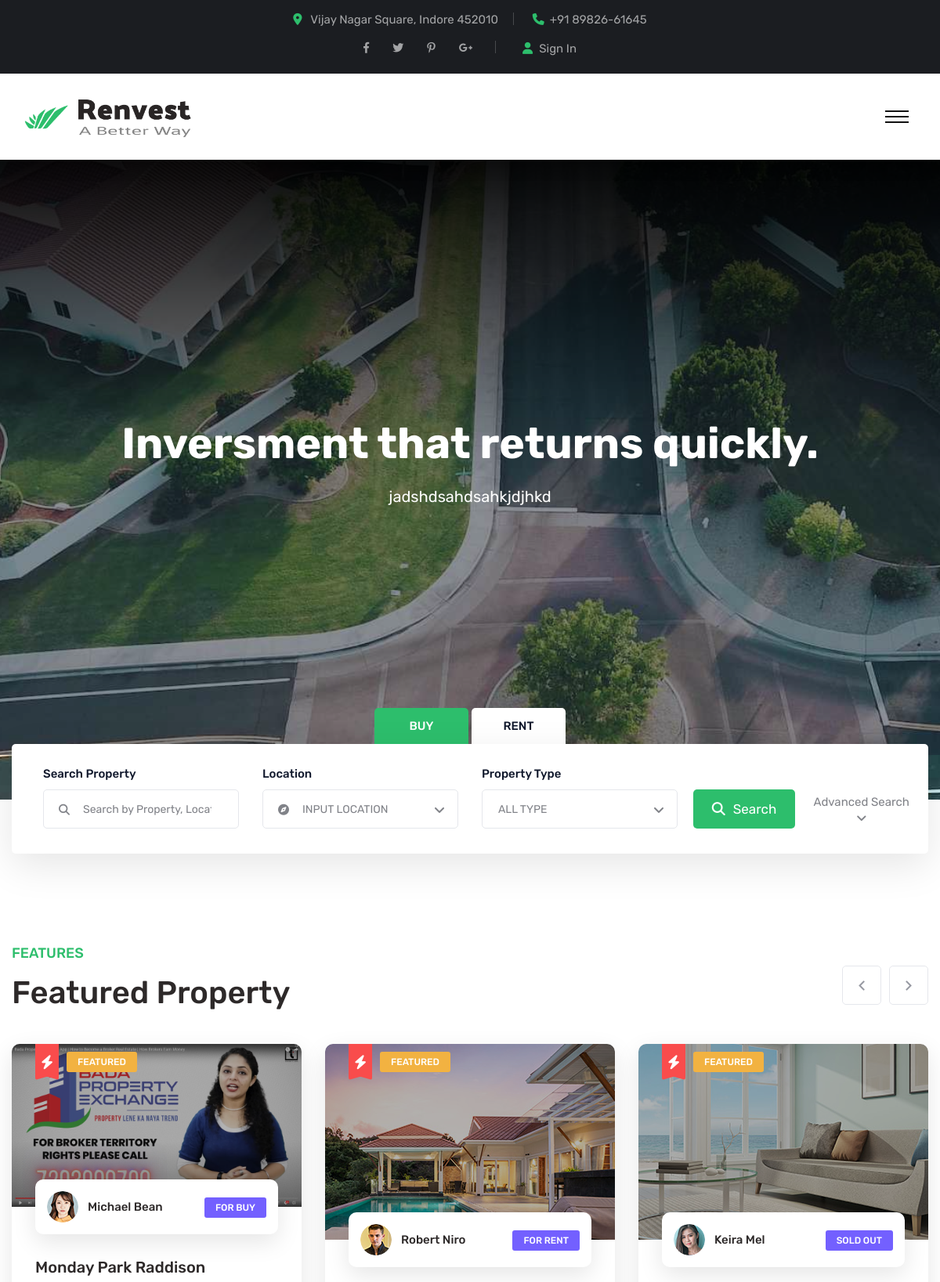
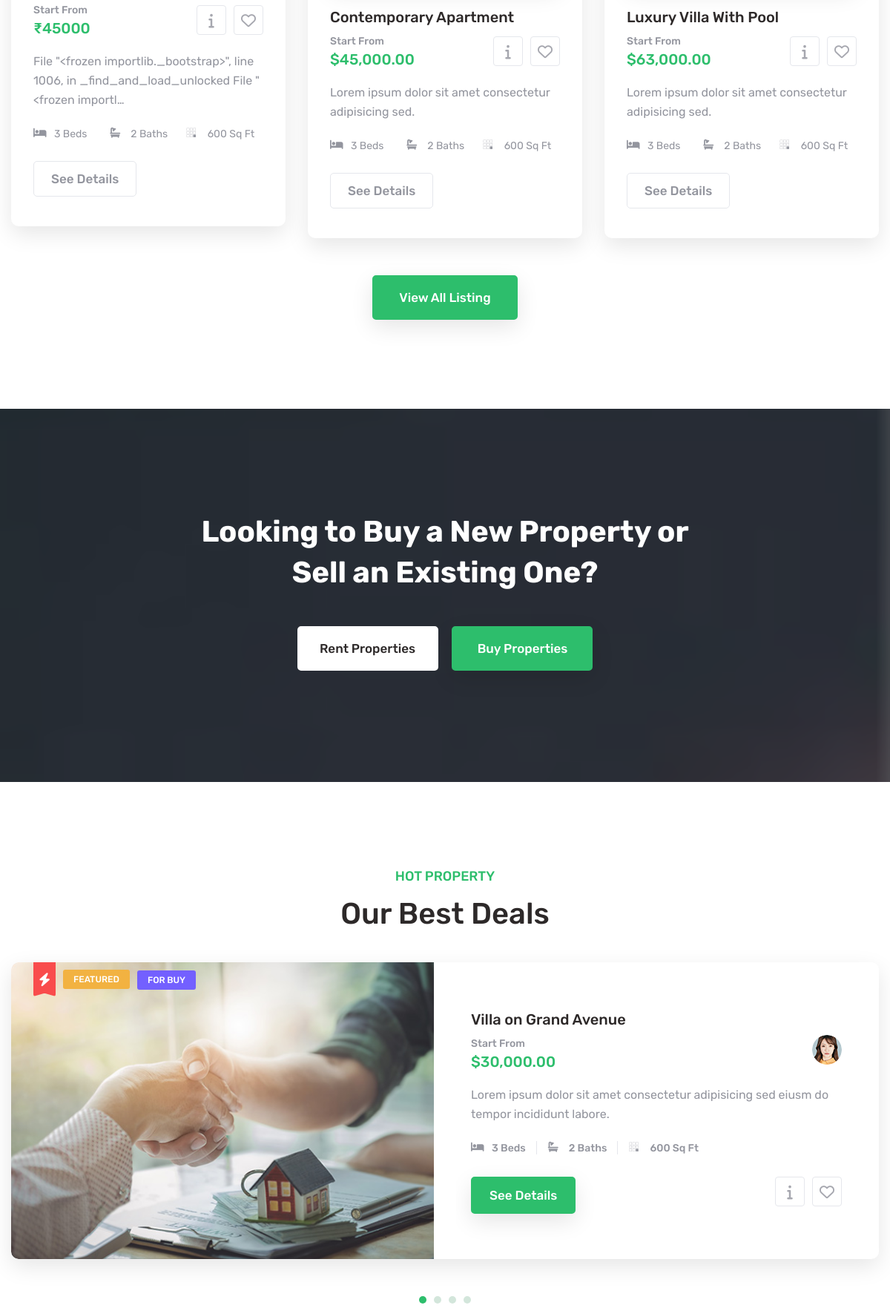
The page / (upper part) on the database its author committed (2 pictures, top to bottom).
### property/models.py (models this page shows, shortened)
class Property(models.Model):
    agency_name = models.ForeignKey(Agency, on_delete=models.CASCADE)
    title = models.CharField(max_length=500)
    address = models.CharField(max_length=1000)
    state = models.CharField(max_length=50)
    city = models.CharField(max_length=100)
    pincode = models.CharField(max_length=6)
    property_type = models.CharField(max_length=100)
    property_size = models.CharField(max_length=100)
    property_status = models.CharField(max_length=100)
    property_price = models.CharField(max_length=100)
    description = models.CharField(max_length=5000)
    main_pic = models.ImageField(upload_to="main_property_img")
    pic_02 = models.ImageField(upload_to="property_img_02")
    pic_03 = models.ImageField(upload_to="property_img_03")
    created_at = models.DateField(auto_now_add=True)
    views = models.ManyToManyField(
        IpModel, related_name="property_views", blank=True)

### property/views.py (the view)
# urls.py: 2. Add a URL to urlpatterns:  path('', views.home, name='home')
def home(request):
    print("Welcome to home")
    hostname = socket.gethostname()
    local_ip = socket.gethostbyname(hostname)
    print(local_ip)
    agent_obj = Agent.objects.all().first()
    propertyArray = []
    property_obj = reversed(Property.objects.all())
    for i in property_obj:
        if i == 3:
            break
        ap = propertyArray.append(i)
    details = {
        "aname": agent_obj.name,
        'property': propertyArray
    }
    return render(request, 'index.html', details, )

### property/templates/index.html (shortened to what this page needs)
{% extends 'base.html' %} {% load static %} {% block content %}
<section class="banner-style-two centred">
  <div class="banner-carousel owl-theme owl-carousel owl-nav-none">
    <div class="slide-item">
      <div
        class="image-layer"
        style="background-image: url(/static/images/banner/banner-n2.jpg)"
      ></div>
      <div class="auto-container">
        <div class="content-box">
          <h2>Inversment that returns quickly.</h2>
          <p>jadshdsahdsahkjdjhkd</p>
        </div>
      </div>
    </div>
  </div>
</section>
<section class="search-field-section">
  <div class="auto-container">
    <div class="inner-container">
      <div class="search-field">
        <div class="tabs-box">
          <div class="tab-btn-box">
            <ul class="tab-btns tab-buttons centred clearfix">
              <li class="tab-btn active-btn" data-tab="#tab-1">BUY</li>
              <li class="tab-btn" data-tab="#tab-2">RENT</li>
            </ul>
          </div>
          <div class="tabs-content info-group">
            <div class="tab active-tab" id="tab-1">
              <div class="inner-box">
                <div class="top-search">
                  <form
                    action="{% url 'home' %}"
                    method="post"
                    class="search-form"
                  >
                    <div class="row clearfix">
                      <div class="col-lg-4 col-md-12 col-sm-12 column">
                        <div class="form-group">
                          <label>Search Property</label>
                          <div class="field-input">
                            <i class="fa-solid fa-magnifying-glass"></i>
                            <input
                              type="search"
                              name="search-field"
                              placeholder="Search by Property, Location or Landmark..."
                              required=""
                            />
                          </div>
                        </div>
                      </div>
                      <div class="col-lg-4 col-md-6 col-sm-12 column">
                        <div class="form-group">
                          <label>Location</label>
                          <div class="select-box">
                            <i class="fa-solid fa-compass"></i>
                          </div>
                        </div>
                      </div>
                      <div class="col-lg-4 col-md-6 col-sm-12 column">
                        <div class="form-group">
                          <label>Property Type</label>
                          <div class="select-box">
                          </div>
                        </div>
                      </div>
                    </div>
                    <div class="search-btn">
                      <button type="submit">
                        <i class="fa-solid fa-magnifying-glass"></i>Search
                      </button>
                    </div>
                  </form>
                </div>
                <div class="switch_btn_one">
                  <button
                    class="nav-btn nav-toggler navSidebar-button clearfix search__toggler"
                  >
                    Advanced Search<i class="fa-solid fa-angle-down"></i>
                  </button>
                </div>
              </div>
            </div>
          </div>
        </div>
      </div>
    </div>
  </div>
</section>
<section class="feature-style-two sec-pad">
  <div class="auto-container">
    <div class="sec-title">
      <h5>Features</h5>
      <h2>Featured Property</h2>
    </div>
    <div
      class="three-item-carousel owl-carousel owl-theme owl-dots-none nav-style-one"
    >
      {% for pro in property %}
      <div class="feature-block-one">
        <div class="inner-box">
          <div class="image-box">
            <figure class="image">
              <img src="{{pro.main_pic.url}}" alt="" />
            </figure>
            <div class="batch"><i class="fa-solid fa-bolt"></i></div>
            <span class="category">Featured</span>
          </div>
          <div class="lower-content">
            <div class="author-info clearfix">
              <div class="author pull-left">
                <figure class="author-thumb">
                  <img
                    src="{% static 'images/feature/author-1.jpg' %}"
                    alt=""
                  />
                </figure>
                <h6>Michael Bean</h6>
              </div>
              <div class="buy-btn pull-right">
                <a href="property-details.html">For Buy</a>
              </div>
            </div>
            <div class="title-text">
              <h4>
                <a href="{% url 'property-details' pro.id %}">{{pro.title}}</a>
              </h4>
            </div>
            <div class="price-box clearfix">
              <div class="price-info pull-left">
                {% load indian_numbers_tags %}
                <h6>Start From</h6>
                <h4>₹{{pro.property_price|floatword_indian}}</h4>
              </div>
              <ul class="other-option pull-right clearfix">
                <li>
                  <a href="property-details.html"
                    ><i class="fa-solid fa-info"></i
                  ></a>
                </li>
                <li>
                  <a href="property-details.html"
                    ><i class="fa-regular fa-heart"></i
                  ></a>
                </li>
              </ul>
            </div>
            <p>{{pro.description |truncatechars:100}}</p>
            <ul class="more-details clearfix">
              <li><i class="fa-solid fa-bed"></i>3 Beds</li>
              <li><i class="fa-solid fa-bath"></i>2 Baths</li>
              <li><i class="fa-brands fa-buromobelexperte"></i>600 Sq Ft</li>
            </ul>
            <div class="btn-box">
              <a
                href="{% url 'property-details' pro.id %}"
                class="theme-btn btn-two"
                >See Details</a
              >
            </div>
          </div>
        </div>
      </div>
      {% endfor %}
      <div class="feature-block-one">
        <div class="inner-box">
          <div class="image-box">
            <figure class="image">
              <img src="{% static 'images/feature/feature-2.jpg' %}" alt="" />
            </figure>
            <div class="batch"><i class="fa-solid fa-bolt"></i></div>
            <span class="category">Featured</span>
          </div>
          <div class="lower-content">
            <div class="author-info clearfix">
              <div class="author pull-left">
                <figure class="author-thumb">
                  <img
                    src="{% static 'images/feature/author-2.jpg' %}"
                    alt=""
                  />
                </figure>
                <h6>Robert Niro</h6>
              </div>
              <div class="buy-btn pull-right">
                <a href="property-details.html">For Rent</a>
              </div>
            </div>
            <div class="title-text">
              <h4>
                <a href="property-details.html">Contemporary Apartment</a>
              </h4>
            </div>
            <div class="price-box clearfix">
              <div class="price-info pull-left">
                <h6>Start From</h6>
                <h4>$45,000.00</h4>
              </div>
              <ul class="other-option pull-right clearfix">
                <li>
                  <a href="property-details.html"
                    ><i class="fa-solid fa-info"></i
                  ></a>
                </li>
                <li>
                  <a href="property-details.html"
                    ><i class="fa-regular fa-heart"></i
                  ></a>
                </li>
              </ul>
            </div>
            <p>Lorem ipsum dolor sit amet consectetur adipisicing sed.</p>
            <ul class="more-details clearfix">
              <li><i class="fa-solid fa-bed"></i>3 Beds</li>
              <li><i class="fa-solid fa-bath"></i>2 Baths</li>
              <li><i class="fa-brands fa-buromobelexperte"></i>600 Sq Ft</li>
            </ul>
            <div class="btn-box">
              <a href="property-details.html" class="theme-btn btn-two"
                >See Details</a
              >
            </div>
          </div>
        </div>
      </div>
      <div class="feature-block-one">
        <div class="inner-box">
          <div class="image-box">
            <figure class="image">
              <img src="{% static 'images/feature/feature-3.jpg' %}" alt="" />
            </figure>
            <div class="batch"><i class="fa-solid fa-bolt"></i></div>
            <span class="category">Featured</span>
          </div>
          <div class="lower-content">
            <div class="author-info clearfix">
              <div class="author pull-left">
                <figure class="author-thumb">
                  <img
                    src="{% static 'images/feature/author-3.jpg' %}"
                    alt=""
                  />
                </figure>
                <h6>Keira Mel</h6>
              </div>
              <div class="buy-btn pull-right">
                <a href="property-details.html">Sold Out</a>
              </div>
            </div>
            <div class="title-text">
              <h4>
                <a href="property-details.html">Luxury Villa With Pool</a>
              </h4>
            </div>
            <div class="price-box clearfix">
              <div class="price-info pull-left">
                <h6>Start From</h6>
                <h4>$63,000.00</h4>
              </div>
              <ul class="other-option pull-right clearfix">
                <li>
                  <a href="property-details.html"
                    ><i class="fa-solid fa-info"></i
                  ></a>
                </li>
                <li>
                  <a href="property-details.html"
                    ><i class="fa-regular fa-heart"></i
                  ></a>
                </li>
              </ul>
            </div>
            <p>Lorem ipsum dolor sit amet consectetur adipisicing sed.</p>
            <ul class="more-details clearfix">
              <li><i class="fa-solid fa-bed"></i>3 Beds</li>
              <li><i class="fa-solid fa-bath"></i>2 Baths</li>
              <li><i class="fa-brands fa-buromobelexperte"></i>600 Sq Ft</li>
            </ul>
            <div class="btn-box">
              <a href="property-details.html" class="theme-btn btn-two"
                >See Details</a
              >
            </div>
          </div>
        </div>
      </div>
    </div>
    <div class="more-btn centred">
      <a href="{% url 'property-list' %}" class="theme-btn btn-one"
        >View All Listing</a
      >
    </div>
  </div>
</section>
<section
  class="cta-section alternate-2 centred"
  style="background-image: url(/static/images/background/recta-1.jpg)"
>
  <div class="auto-container">
    <div class="inner-box clearfix">
      <div class="text">
        <h2>Looking to Buy a New Property or <br />Sell an Existing One?</h2>
      </div>
      <div class="btn-box">
        <a href="property-details.html" class="theme-btn btn-three"
          >Rent Properties</a
        >
        <a href="{% url 'home' %}" class="theme-btn btn-one">Buy Properties</a>
      </div>
    </div>
  </div>
</section>
<section class="deals-style-two sec-pad">
  <div class="auto-container">
    <div class="sec-title centred">
      <h5>Hot Property</h5>
      <h2>Our Best Deals</h2>
    </div>
    <div
      class="deals-carousel owl-carousel owl-theme dots-style-one owl-nav-none"
    >
      <div class="single-item">
        <div class="row clearfix">
          <div class="col-lg-6 col-md-6 col-sm-12 deals-block">
            <div class="image-box">
              <figure class="image">
                <img src="{% static 'images/resource/deals-2.jpg' %}" alt="" />
              </figure>
              <div class="batch"><i class="fa-solid fa-bolt"></i></div>
              <span class="category">Featured</span>
              <div class="buy-btn">
                <a href="property-details.html">For Buy</a>
              </div>
            </div>
          </div>
          <div class="col-lg-6 col-md-6 col-sm-12 deals-block">
            <div class="deals-block-one">
              <div class="inner-box">
                <div class="lower-content">
                  <div class="title-text">
                    <h4>
                      <a href="property-details.html">Villa on Grand Avenue</a>
                    </h4>
                  </div>
                  <div class="price-box clearfix">
                    <div class="price-info pull-left">
                      <h6>Start From</h6>
                      <h4>$30,000.00</h4>
                    </div>
                    <div class="author-box pull-right">
                      <figure class="author-thumb">
                        <img
                          src="{% static 'images/feature/author-1.jpg' %}"
                          alt=""
                        />
                      </figure>
                    </div>
                  </div>
                  <p>
                    Lorem ipsum dolor sit amet consectetur adipisicing sed eiusm
                    do tempor incididunt labore.
                  </p>
                  <ul class="more-details clearfix">
                    <li><i class="fa-solid fa-bed"></i>3 Beds</li>
                    <li><i class="fa-solid fa-bath"></i>2 Baths</li>
                    <li>
                      <i class="fa-brands fa-buromobelexperte"></i>600 Sq Ft
                    </li>
                  </ul>
                  <div class="other-info-box clearfix">
                    <div class="btn-box pull-left">
                      <a href="property-details.html" class="theme-btn btn-one"
                        >See Details</a
                      >
                    </div>
                    <ul class="other-option pull-right clearfix">
                      <li>
                        <a href="property-details.html"
                          ><i class="fa-solid fa-info"></i
                        ></a>
                      </li>
                      <li>
                        <a href="property-details.html"
                          ><i class="fa-regular fa-heart"></i
                        ></a>
                      </li>
                    </ul>
                  </div>
                </div>
              </div>
            </div>
          </div>
        </div>
      </div>
    </div>
  </div>
</section>
{% endblock content %}

### rows shown on the page
Property: main_pic (picture), title "Monday Park Raddison", property_price "45000", description "File \"<frozen importlib._bootstrap>\", line 1006, in _find_and_load_unlocked File \"<frozen importl…"
